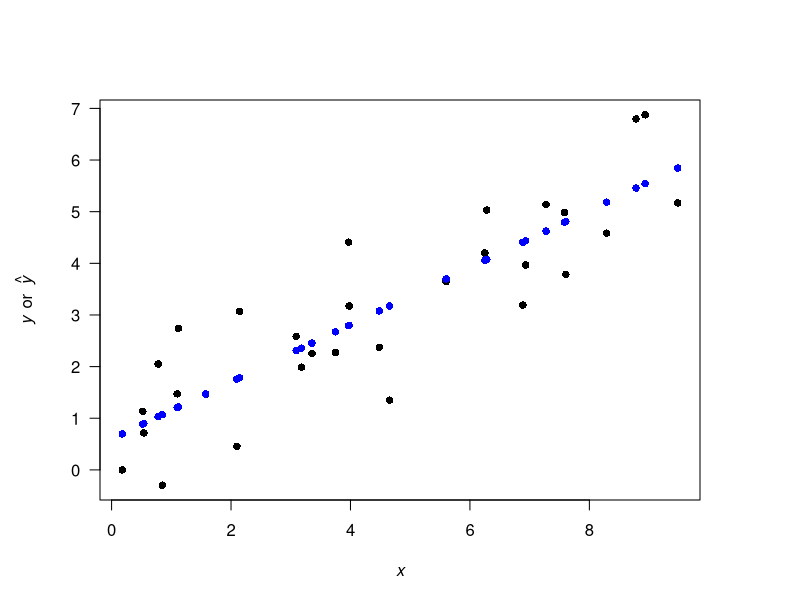

The R script that drew this image:
## ---- chunk 1
knitr::opts_chunk$set(echo = TRUE, dev = "pdf")
## ---- chunk 2
## function to calculate RMSE
rmse <- function(fit, obs) {
  rmse <- sqrt(sum((fit - obs)^2)/length(fit))
  return(rmse)
}

## sample size
nn <- 30
## some values for the predictor x
xx <- runif(nn, 0, 10)
## intercept
alpha <- 1
## slope
beta <- 0.5
## random errors (mean = 0, SD = 1)
epsilon <- rnorm(nn)
## observed data
yy <- alpha + beta*xx + epsilon

## fit a regression model
mm <- lm(yy ~ xx)
## get predicted values
yhat <- predict(mm)
## plot observed and predicted
par(mai = c(1,1,1,1))
plot(xx, yy, pch = 16, las = 1,
     xlab = expression(italic(x)),
     ylab = expression(italic(y)~~or~~hat(italic(y))))
points(xx, yhat, pch = 16, col = "blue")

## calculate RMSE
round(rmse(yhat, yy), 2)
## calculate SD
round(sd(yhat), 2)

